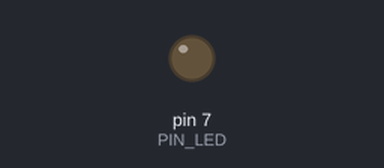
The sketch below on a simulated Arduino Uno, built with avr-gcc and run on an emulated ATmega328P. On the bench: output pins drawn as LEDs (lit = HIGH). Dashed ring = blinking. At 2.5 s the program stops and its outputs stay as they are.

Above: at 0.5 s.
At 2.3 s:
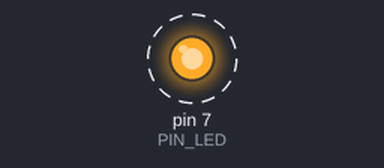
Timing chart, 0 to 3.0 s (numbered marks = the images above):
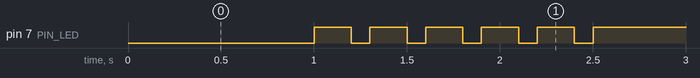

The sketch:

05_practice_2.ino
```cpp
#define PIN_LED 7
unsigned int count, toggle;

void setup(){
  pinMode(PIN_LED, OUTPUT);
  Serial.begin(115200);
  while (!Serial) {
    ;//wait for serial port to connect.
  }
  toggle = 1;
  count = 0;
}

void loop() {

  if (count ==0){
    count = count+1;
    digitalWrite(PIN_LED , 0);
    delay(1000);
    }
  if (toggle >2){
    toggle = 0;}

  if (count > 15){
    while(1){
    digitalWrite(PIN_LED, 1);
      }
    }
  count = count+1;
  digitalWrite(PIN_LED, toggle);

  toggle = toggle +1;

  delay(100);
}

int toggle_state(int toggle){
  return toggle;
}
```

Measured:
- by itself, pin 7 (PIN_LED): alternates HIGH for 0.20 s and LOW for 0.10 s, 11 changes in all, then stays HIGH
